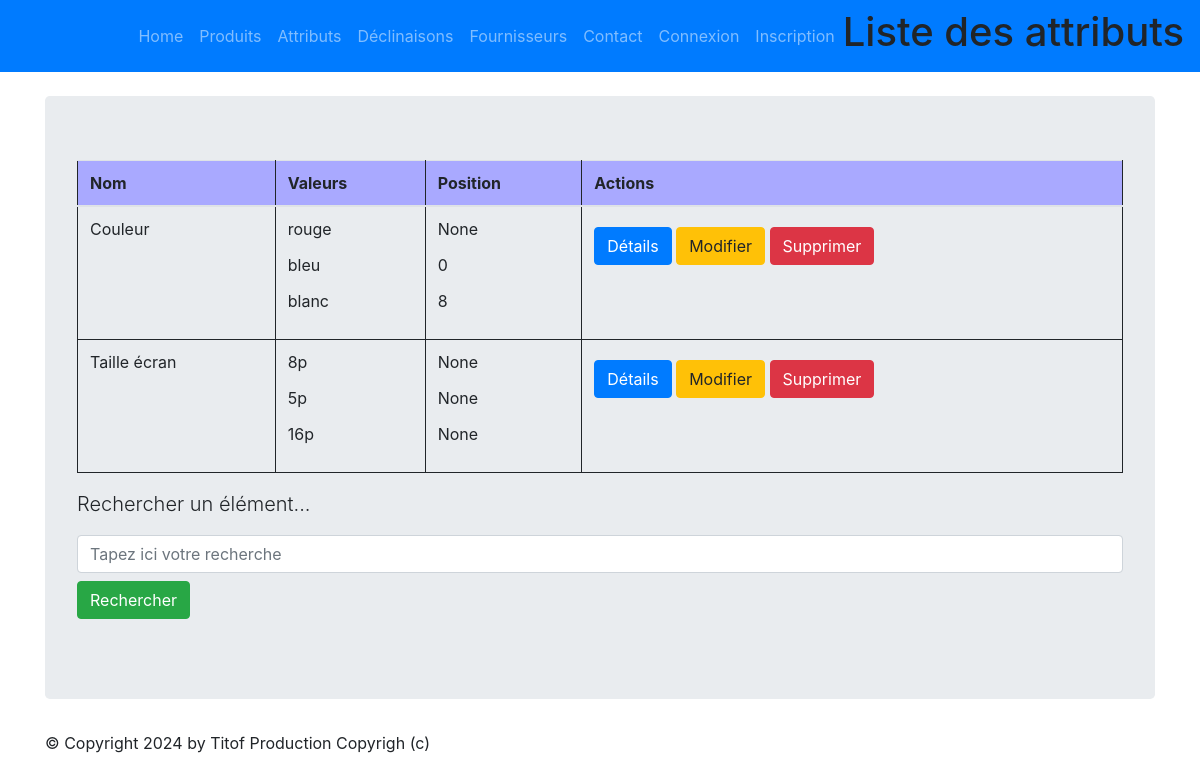
The page /monapp/attribute/list on the database its author committed.
### monapp/models.py (models this page shows, shortened)
class ProductAttribute(models.Model):
    class Meta:
        verbose_name = "Attribut"
    name =  models.CharField(max_length=100)

class ProductAttributeValue(models.Model):
    class Meta:
        verbose_name = "Valeur attribut"
        ordering = ['position']
    value              = models.CharField(max_length=100)
    product_attribute  = models.ForeignKey('ProductAttribute', verbose_name="Unité", on_delete=models.CASCADE)
    position           = models.PositiveSmallIntegerField("Position", null=True, blank=True)

### monapp/views.py (the view)
# urls.py: path("attribute/list",views.ProductAttributeListView.as_view(), name="attribute-list"),
class ProductAttributeListView(ListView):
  model = ProductAttribute
  template_name = "monapp/list_attributes.html"
  context_object_name = "productattributes"
  def get_queryset(self ):
    query = self.request.GET.get('search')
    if query:
      return ProductAttribute.objects.filter(name__icontains=query)
    return ProductAttribute.objects.all().prefetch_related('productattributevalue_set')
  def get_context_data(self, **kwargs):
    context = super(ProductAttributeListView, self).get_context_data(**kwargs)
    context['titremenu'] = "Liste des attributs"
    return context

### monapp/templates/monapp/list_attributes.html (shortened to what this page needs)
{% extends 'monapp/base.html' %}
{% block menu %}
<h1>Liste des attributs</h1>
{% endblock %}
{% block contenu %}
<table class="table">
    <thead>
        <th>Nom</th>
        <th>Valeurs</th>
        <th>Position</th>
        <th>Actions</th>
    </thead>
    <tbody>
        {% for attribute in productattributes %}
        <tr>
            <td>{{ attribute.name}}</td>
            <td>
                {% for value in attribute.productattributevalue_set.all %}
                <p>{{ value.value }}</p>
                {% empty %}
                <p>Aucune valeur</p>
                {% endfor %}
            </td>
            <td>
                {% for value in attribute.productattributevalue_set.all %}
                <p>{{ value.position }}</p>
                {% empty %}
                <p>Aucune valeur</p>
                {% endfor %}
            </td>
            <td>
                <a href="{% url 'attribute-detail' attribute.id %}" class="btn btn-primary mt-2">Détails</a>
                <a href="{% url 'attribute-update' attribute.id %}" class="btn btn-warning mt-2">Modifier</a>
                <a href="{% url 'attribute-delete' attribute.id %}" class="btn btn-danger mt-2">Supprimer</a>
            </td>
        </tr>
        {% endfor %}
    </tbody>
</table>
<p class="lead mb-3 ml-0">Rechercher un élément...</p>
<form method="GET" action="">
<input class="form-control" type="text" name="search" placeholder="Tapez ici votre recherche"
    value="{{ request.GET.search }}">
    <button type="submit" class="btn btn-success mt-2">Rechercher</button>
</form>
{% endblock %}

### static/styles.css (style rules this page uses)
.table { border: 1px solid; border-collapse: collapse; position: relative; width: 100%; }
.table th { border: 1px solid; padding: 5px; background-color: rgb(169, 169, 255); text-emphasis-color: white; }
.table td { border: 1px solid; padding: 5px; }

### rows shown on the page
ProductAttribute: name "Couleur"
ProductAttributeValue: value "rouge", position "None"
ProductAttributeValue: value "bleu", position "0"
ProductAttributeValue: value "blanc", position "8"
ProductAttribute: name "Taille écran"
ProductAttributeValue: value "8p", position "None"
ProductAttributeValue: value "5p", position "None"
ProductAttributeValue: value "16p", position "None"
